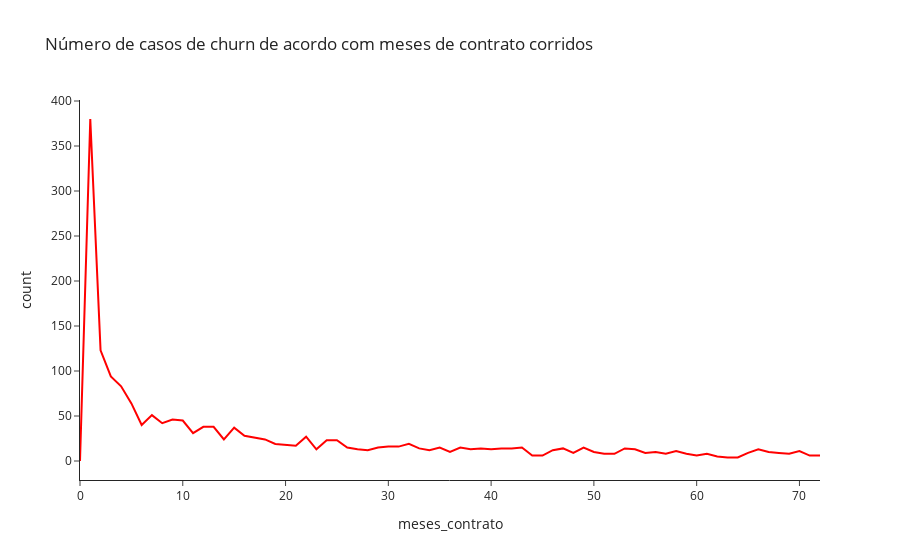

Notebook source saved alongside this figure:
### Code cell
# Analisando com maior detalhe os casos de churn e a relação com os meses de contrato
cross_churn_meses = pd.crosstab(dados.churn,dados.meses_contrato).unstack().reset_index().rename(columns={0:'count'})

fig = px.line(cross_churn_meses.query('churn=="Sim"'), x='meses_contrato', y='count', color_discrete_sequence=['red'], title='Número de casos de churn de acordo com meses de contrato corridos')
fig.update_layout(width=900, template=template)
fig.show()

### Figure 1 — Plotly figure (JSON) as saved in the notebook; plotly's stock layout.template omitted (floating-point values rounded to 4 significant figures)
{"data": [{"hovertemplate": "meses_contrato=%{x}<br>count=%{y}<extra></extra>", "legendgroup": "", "line": {"color": "red", "dash": "solid"}, "marker": {"symbol": "circle"}, "mode": "lines", "name": "", "orientation": "v", "showlegend": false, "x": [0, 1, 2, 3, 4, 5, 6, 7, 8, 9, 10, 11, 12, 13, 14, 15, 16, 17, 18, 19, 20, 21, 22, 23, 24, 25, 26, 27, 28, 29, 30, 31, 32, 33, 34, 35, 36, 37, 38, 39, 40, 41, 42, 43, 44, 45, 46, 47, 48, 49, 50, 51, 52, 53, 54, 55, 56, 57, 58, 59, 60, 61, 62, 63, 64, 65, 66, 67, 68, 69, 70, 71, 72], "xaxis": "x", "y": [0, 380, 123, 94, 83, 64, 40, 51, 42, 46, 45, 31, 38, 38, 24, 37, 28, 26, 24, 19, 18, 17, 27, 13, 23, 23, 15, 13, 12, 15, 16, 16, 19, 14, 12, 15, 10, 15, 13, 14, 13, 14, 14, 15, 6, 6, 12, 14, 9, 15, 10, 8, 8, 14, 13, 9, 10, 8, 11, 8, 6, 8, 5, 4, 4, 9, 13, 10, 9, 8, 11, 6, 6], "yaxis": "y", "type": "scatter"}], "layout": {"xaxis": {"anchor": "y", "domain": [0, 1], "title": {"text": "meses_contrato"}}, "yaxis": {"anchor": "x", "domain": [0, 1], "title": {"text": "count"}}, "legend": {"tracegroupgap": 0}, "title": {"text": "Número de casos de churn de acordo com meses de contrato corridos"}, "width": 900}}
